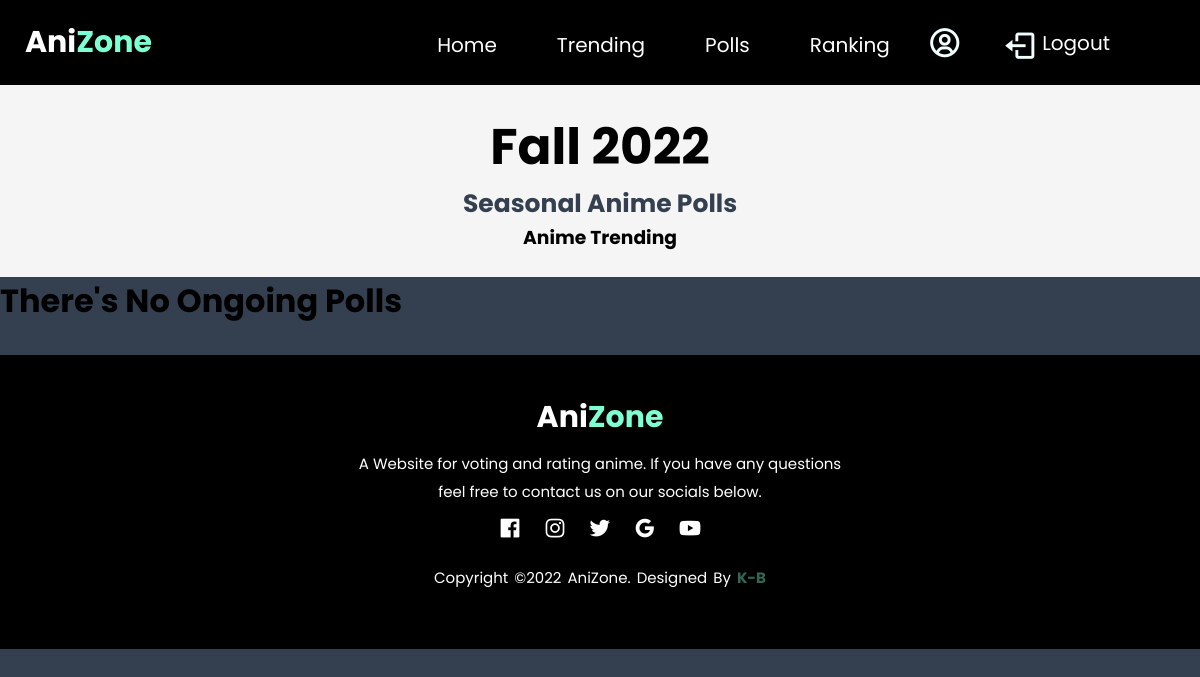
/polls/main-polls.php, run on an earlier commit of the app's database.
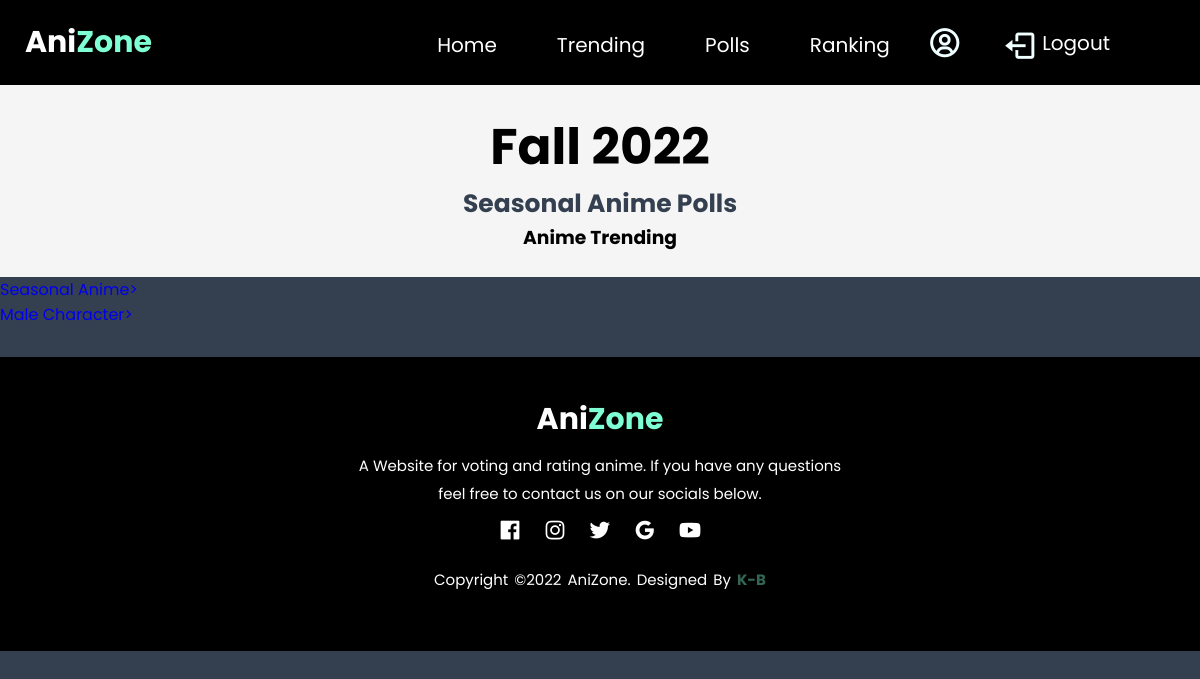
And on a later commit of the database.
### tables this page shows
CREATE TABLE `polls` (
  `id` int(11) NOT NULL,
  `title` varchar(255) NOT NULL,
  `starts` datetime NOT NULL DEFAULT current_timestamp() ON UPDATE current_timestamp(),
  `ends` datetime NOT NULL
);

### polls/main-polls.php (the view, shortened to what this page needs)
<?php
    require_once '../includes/header.php';
    require_once '../includes/topnav.php';
    require_once '../classes/basic.database.php';
    $pollsQuery = $db->query("SELECT id, title FROM polls");
    while($row = $pollsQuery->fetchObject()){
        $polls[] = $row;
    }
?>
    <div class="seasonal-title">
        <div class="seasonal-description">
            <h1>Fall 2022</h1>
            <h2>Seasonal Anime Polls</h2>
            <h3>Anime Trending</h3>
        </div>
    </div>
    <div class="vote-list-content">
        <?php if(!empty($polls)): ?>
            <ul>
            <?php foreach($polls as $poll): ?>
            <li><a href="season-anime.php?id=<?php echo $poll->id; ?>"><?php echo $poll->title; ?>></a></li>
            <?php endforeach; ?>
            </ul>
            <?php else: ?>
                <h1>There's No Ongoing Polls</h1>
            <?php endif; ?>
    </div>
<?php
    require_once '../includes/footer.php';
?>

### includes/header.php (shortened to what this page needs)
<!DOCTYPE html>
<html lang="en">
<head>
    <link rel="stylesheet" href="https://cdn.jsdelivr.net/npm/boxicons@latest/css/boxicons.min.css">
    <link rel="stylesheet" href="../css/style.css">
</head>
<body>

### includes/topnav.php (shortened to what this page needs)
<div class="top-navigation">
        <a href="#"><h1 class="logo">Ani<span>Zone</span></h1></a>
            <ul>
                <li><a href="../user/userpage.php">Home</a></li>
                <li><a href="#">Trending</a></li>
                <li><a href="../polls/main-polls.php">Polls</a></li>
                <li><a href="../ranking/ranking.php">Ranking</a></li>
            </ul>
            <div class="profile-details">
                <i class='bx bx-user-circle'></i>
                <li id="logout-link">
                <a href="../homepage/logout.php">
                <i class='bx bx-log-out'></i>
                <span class="links-name">Logout</span>
                </a>
                </li>
            </div>
</div>

### includes/footer.php
<footer>
    <div class="footer-content">
        <h1 class="logo">Ani<span>Zone</span></h1>
        <p>A Website for voting and rating anime. If you have any questions feel free to contact us on our socials below.</p>
        <ul class="socials">
            <li><a href="https://www.facebook.com/KHZoldyck/" target="_blank"><i class='bx bxl-facebook-square'></i></a></li>
            <li><a href="#" target="_blank"><i class='bx bxl-instagram'></i></a></li>
            <li><a href="#" target="_blank"><i class='bx bxl-twitter'></i></a></li>
            <li><a href="#" target="_blank"><i class='bx bxl-google'></i></a></li>
            <li><a href="#" target="_blank"><i class='bx bxl-youtube'></i></a></li>
        </ul>
    </div>
    <div class="footer-bottom">
        <p>Copyright &copy;2022 AniZone. designed by <span>K-B</span></p>
    </div>
</footer>
</body>
</html>

### css/style.css (style rules this page uses)
* { padding: 0; margin: 0; box-sizing: border-box; font-family: 'Poppins', sans-serif; text-decoration: none; }
body { background: #343F4F; }
.top-navigation { background-color: black; height: auto; width: 100%; display: flex; align-items: center; justify-content: space-between; padding: 0 5% 0 0; }
.logo { color: white; font-size: 30px; font-weight: bolder; padding: 0 25px; }
.logo span { color: aquamarine; }
.top-navigation a { text-decoration: none; }
.top-navigation ul { list-style: none; display: flex; padding-left: 20%; }
.top-navigation li { padding: 25px 25px; padding-top: 30px; }
.top-navigation li a { color: white; text-decoration: none; font-size: 20px; transition: 0.4s; border-radius: 5px; padding: 5px 5px; }
.profile-details i { font-size: 35px; font-weight: 500; color: azure; margin: 0 5px; white-space: nowrap; }
.profile-details { display: inline-flex; align-items: center; border-radius: 6px; height: 50px; min-width: 150px; color: azure; cursor: pointer; text-decoration: none; list-style: none; }
#logout-link { display: flex; align-items: right; justify-content: right; text-align: right; }
#logout-link a { display: inline-flex; }
#logout-link .links-name { color: #fff; font-size: 20px; white-space: nowrap; }
.seasonal-title { width: 100%; padding: 25px; background: whitesmoke; }
.seasonal-title .seasonal-description { text-align: center; padding: 0; margin: 0; }
.seasonal-description h1 { font-size: 50px; font-weight: bolder; }
.seasonal-description h2 { font-size: 25px; font-weight: bolder; color: #343F4F; }
footer { margin-top: 30px; background: black; height: auto; color: white; padding: 40px; }
.footer-content { display: flex; align-items: center; justify-content: center; flex-direction: column; text-align: center; }
.footer-content p { max-width: 500px; margin: 10px auto; line-height: 28px; font-size: 15px; }
.socials { list-style: none; display: flex; align-items: center; justify-content: center; }
.socials li { margin: 0px 10px; }
.socials a { text-decoration: none; color: white; transition: color 0.5 ease; }
.socials a i { font-size: 25px; }
.footer-bottom { background: black; padding: 20px 0; text-align: center; }
.footer-bottom p { font-size: 15px; word-spacing: 2px; text-transform: capitalize; }
.footer-bottom span { text-transform: uppercase; opacity: .4; color: aquamarine; font-weight: bold; }

What changed in the data, as far as the page shows it:
added polls: title "Seasonal Anime"
added polls: title "Male Character"
Also different on the page:
text no longer shown: "There's No Ongoing Polls"
